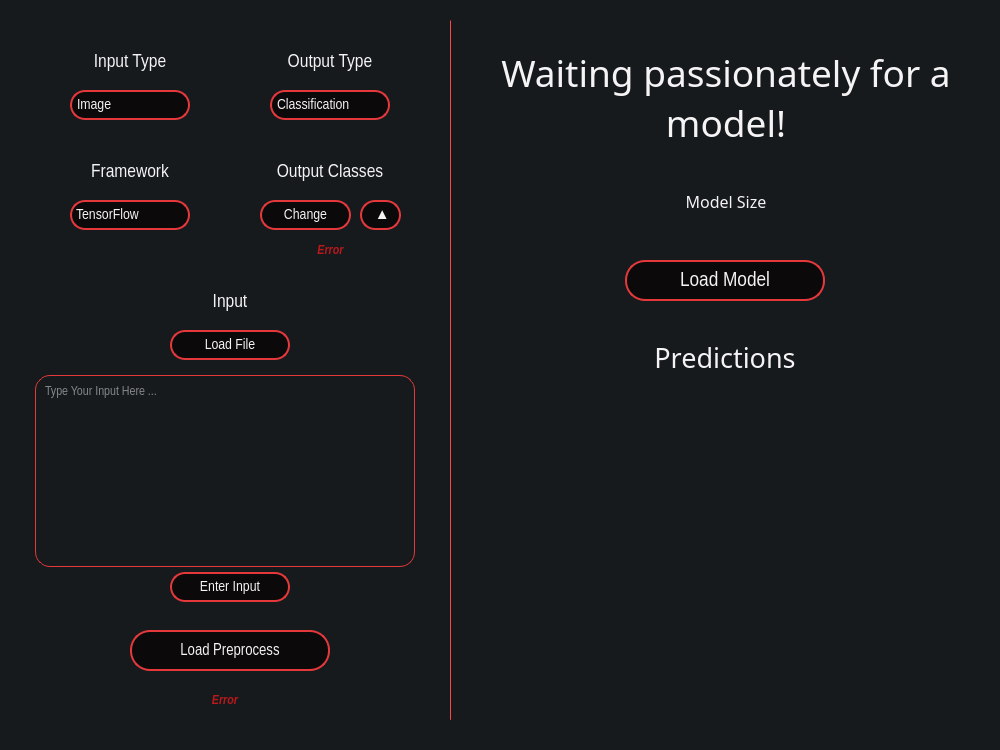
<?xml version="1.0" encoding="UTF-8"?>
<ui version="4.0">
 <class>NN2GUI</class>
 <widget class="QMainWindow" name="NN2GUI">
  <property name="geometry">
   <rect>
    <x>0</x>
    <y>0</y>
    <width>1000</width>
    <height>750</height>
   </rect>
  </property>
  <property name="minimumSize">
   <size>
    <width>1000</width>
    <height>750</height>
   </size>
  </property>
  <property name="maximumSize">
   <size>
    <width>1000</width>
    <height>750</height>
   </size>
  </property>
  <property name="font">
   <font>
    <pointsize>9</pointsize>
   </font>
  </property>
  <property name="windowTitle">
   <string>NN2GUI</string>
  </property>
  <property name="styleSheet">
   <string notr="true">background-color: rgb(22, 26, 29);</string>
  </property>
  <widget class="QWidget" name="centralwidget">
   <widget class="QLabel" name="model_spec">
    <property name="enabled">
     <bool>true</bool>
    </property>
    <property name="geometry">
     <rect>
      <x>480</x>
      <y>190</y>
      <width>492</width>
      <height>31</height>
     </rect>
    </property>
    <property name="sizePolicy">
     <sizepolicy hsizetype="Preferred" vsizetype="Preferred">
      <horstretch>0</horstretch>
      <verstretch>30</verstretch>
     </sizepolicy>
    </property>
    <property name="font">
     <font>
      <family>MV Boli</family>
      <pointsize>12</pointsize>
     </font>
    </property>
    <property name="styleSheet">
     <string notr="true">QLabel {
	color: #F5F3F4;
}</string>
    </property>
    <property name="text">
     <string>Model Size</string>
    </property>
    <property name="textFormat">
     <enum>Qt::PlainText</enum>
    </property>
    <property name="scaledContents">
     <bool>false</bool>
    </property>
    <property name="alignment">
     <set>Qt::AlignHCenter|Qt::AlignTop</set>
    </property>
    <property name="wordWrap">
     <bool>true</bool>
    </property>
   </widget>
   <widget class="QPushButton" name="enter_input">
    <property name="geometry">
     <rect>
      <x>170</x>
      <y>572</y>
      <width>120</width>
      <height>30</height>
     </rect>
    </property>
    <property name="sizePolicy">
     <sizepolicy hsizetype="Preferred" vsizetype="Preferred">
      <horstretch>0</horstretch>
      <verstretch>15</verstretch>
     </sizepolicy>
    </property>
    <property name="font">
     <font>
      <family>Arial Narrow</family>
      <pointsize>11</pointsize>
     </font>
    </property>
    <property name="cursor">
     <cursorShape>PointingHandCursor</cursorShape>
    </property>
    <property name="styleSheet">
     <string notr="true">QPushButton {
    color: #F5F3F4;
    border: 2px solid #E5383B;
    border-radius: 15px;
    background-color: #0B090A;
}

QPushButton:hover {
    background-color: #A4161A;
}

QPushButton:disabled {
	background-color: #BA181B;
}</string>
    </property>
    <property name="text">
     <string>Enter Input</string>
    </property>
   </widget>
   <widget class="QComboBox" name="framework_type">
    <property name="geometry">
     <rect>
      <x>70</x>
      <y>200</y>
      <width>120</width>
      <height>30</height>
     </rect>
    </property>
    <property name="sizePolicy">
     <sizepolicy hsizetype="Minimum" vsizetype="Expanding">
      <horstretch>0</horstretch>
      <verstretch>15</verstretch>
     </sizepolicy>
    </property>
    <property name="font">
     <font>
      <family>Arial Narrow</family>
      <pointsize>11</pointsize>
     </font>
    </property>
    <property name="cursor">
     <cursorShape>PointingHandCursor</cursorShape>
    </property>
    <property name="styleSheet">
     <string notr="true">QComboBox{
	color: #F5F3F4;
    border: 2px solid #E5383B;
    border-radius: 15px;
    background-color: #0B090A;
    padding: 2px;
	padding-left: 4px;
}

QComboBox::drop-down {
	border: 0px;
	width: 0px;
}

QComboBox QAbstractItemView {
    border: 2px solid #E5383B;
    selection-background-color: #A4161A;
	color: #F5F3F4;
	background-color: #0B090A;
	border-radius: 5px;
}

QComboBox:disabled {
	background-color: #BA181B;
}</string>
    </property>
    <property name="sizeAdjustPolicy">
     <enum>QComboBox::AdjustToContentsOnFirstShow</enum>
    </property>
    <item>
     <property name="text">
      <string>TensorFlow</string>
     </property>
    </item>
    <item>
     <property name="text">
      <string>PyTorch</string>
     </property>
    </item>
   </widget>
   <widget class="QLabel" name="label_3">
    <property name="geometry">
     <rect>
      <x>270</x>
      <y>50</y>
      <width>120</width>
      <height>23</height>
     </rect>
    </property>
    <property name="sizePolicy">
     <sizepolicy hsizetype="Minimum" vsizetype="Expanding">
      <horstretch>40</horstretch>
      <verstretch>10</verstretch>
     </sizepolicy>
    </property>
    <property name="font">
     <font>
      <family>Arial Narrow</family>
      <pointsize>14</pointsize>
     </font>
    </property>
    <property name="styleSheet">
     <string notr="true">QLabel {
	color: #F5F3F4;
}</string>
    </property>
    <property name="text">
     <string>Output Type</string>
    </property>
    <property name="alignment">
     <set>Qt::AlignCenter</set>
    </property>
   </widget>
   <widget class="QLabel" name="label_5">
    <property name="geometry">
     <rect>
      <x>170</x>
      <y>290</y>
      <width>120</width>
      <height>23</height>
     </rect>
    </property>
    <property name="sizePolicy">
     <sizepolicy hsizetype="Minimum" vsizetype="Expanding">
      <horstretch>0</horstretch>
      <verstretch>0</verstretch>
     </sizepolicy>
    </property>
    <property name="minimumSize">
     <size>
      <width>0</width>
      <height>0</height>
     </size>
    </property>
    <property name="font">
     <font>
      <family>Arial Narrow</family>
      <pointsize>14</pointsize>
     </font>
    </property>
    <property name="styleSheet">
     <string notr="true">QLabel {
	color: #F5F3F4;
}</string>
    </property>
    <property name="text">
     <string>Input</string>
    </property>
    <property name="alignment">
     <set>Qt::AlignCenter</set>
    </property>
   </widget>
   <widget class="QPushButton" name="output_classes">
    <property name="geometry">
     <rect>
      <x>260</x>
      <y>200</y>
      <width>91</width>
      <height>30</height>
     </rect>
    </property>
    <property name="sizePolicy">
     <sizepolicy hsizetype="Minimum" vsizetype="Expanding">
      <horstretch>0</horstretch>
      <verstretch>15</verstretch>
     </sizepolicy>
    </property>
    <property name="font">
     <font>
      <family>Arial Narrow</family>
      <pointsize>11</pointsize>
     </font>
    </property>
    <property name="cursor">
     <cursorShape>PointingHandCursor</cursorShape>
    </property>
    <property name="styleSheet">
     <string notr="true">QPushButton {
    color: #F5F3F4;
    border: 2px solid #E5383B;
    border-radius: 15px;
    background-color: #0B090A;
}

QPushButton:hover {
    background-color: #A4161A;
}</string>
    </property>
    <property name="text">
     <string>Change</string>
    </property>
   </widget>
   <widget class="QTextEdit" name="input_input">
    <property name="geometry">
     <rect>
      <x>35</x>
      <y>375</y>
      <width>380</width>
      <height>192</height>
     </rect>
    </property>
    <property name="sizePolicy">
     <sizepolicy hsizetype="Preferred" vsizetype="Preferred">
      <horstretch>0</horstretch>
      <verstretch>0</verstretch>
     </sizepolicy>
    </property>
    <property name="minimumSize">
     <size>
      <width>0</width>
      <height>192</height>
     </size>
    </property>
    <property name="font">
     <font>
      <family>Arial Narrow</family>
      <pointsize>10</pointsize>
     </font>
    </property>
    <property name="styleSheet">
     <string notr="true">QTextEdit {
	border-radius: 15px;
	border: 1px solid #E5383B;
	padding: 5px;
	color: #F5F3F4;
}

QTextEdit:disabled {
	background-color: #BA181B;
}</string>
    </property>
    <property name="verticalScrollBarPolicy">
     <enum>Qt::ScrollBarAlwaysOff</enum>
    </property>
    <property name="horizontalScrollBarPolicy">
     <enum>Qt::ScrollBarAlwaysOff</enum>
    </property>
    <property name="acceptRichText">
     <bool>true</bool>
    </property>
    <property name="placeholderText">
     <string>Type Your Input Here ...</string>
    </property>
   </widget>
   <widget class="QComboBox" name="input_type">
    <property name="geometry">
     <rect>
      <x>70</x>
      <y>90</y>
      <width>120</width>
      <height>30</height>
     </rect>
    </property>
    <property name="sizePolicy">
     <sizepolicy hsizetype="Minimum" vsizetype="Expanding">
      <horstretch>0</horstretch>
      <verstretch>15</verstretch>
     </sizepolicy>
    </property>
    <property name="font">
     <font>
      <family>Arial Narrow</family>
      <pointsize>11</pointsize>
     </font>
    </property>
    <property name="cursor">
     <cursorShape>PointingHandCursor</cursorShape>
    </property>
    <property name="styleSheet">
     <string notr="true">QComboBox{
	color: #F5F3F4;
    border: 2px solid #E5383B;
    border-radius: 15px;
    background-color: #0B090A;
    padding: 2px;
	padding-left: 5px;
}

QComboBox::drop-down {
	border: 0px;
	width: 0px;
}

QComboBox::down-arrow {
	width: 5px;
	height: 5px;
	image: url(:/gallery/arrow-down.png);
}

QComboBox QAbstractItemView {
    border: 2px solid #E5383B;
    selection-background-color: #A4161A;
	color: #F5F3F4;
	background-color: #0B090A;
	border-radius: 5px;
}</string>
    </property>
    <property name="sizeAdjustPolicy">
     <enum>QComboBox::AdjustToMinimumContentsLengthWithIcon</enum>
    </property>
    <item>
     <property name="text">
      <string>Image</string>
     </property>
    </item>
    <item>
     <property name="text">
      <string>Tabular</string>
     </property>
    </item>
    <item>
     <property name="text">
      <string>Text</string>
     </property>
    </item>
    <item>
     <property name="text">
      <string>Other</string>
     </property>
    </item>
   </widget>
   <widget class="QComboBox" name="output_type">
    <property name="geometry">
     <rect>
      <x>270</x>
      <y>90</y>
      <width>120</width>
      <height>30</height>
     </rect>
    </property>
    <property name="sizePolicy">
     <sizepolicy hsizetype="Expanding" vsizetype="Expanding">
      <horstretch>0</horstretch>
      <verstretch>15</verstretch>
     </sizepolicy>
    </property>
    <property name="font">
     <font>
      <family>Arial Narrow</family>
      <pointsize>11</pointsize>
     </font>
    </property>
    <property name="cursor">
     <cursorShape>PointingHandCursor</cursorShape>
    </property>
    <property name="styleSheet">
     <string notr="true">QComboBox{
	color: #F5F3F4;
    border: 2px solid #E5383B;
    border-radius: 15px;
    background-color: #0B090A;
    padding: 2px;
	padding-left: 5px;
}

QComboBox::drop-down {
	border: 0px;
	width: 0px;
}

QComboBox::down-arrow {
	width: 5px;
	height: 5px;
	image: url(:/gallery/arrow-down.png);
}

QComboBox QAbstractItemView {
    border: 2px solid #E5383B;
    selection-background-color: #A4161A;
	color: #F5F3F4;
	background-color: #0B090A;
	border-radius: 5px;
}</string>
    </property>
    <property name="sizeAdjustPolicy">
     <enum>QComboBox::AdjustToMinimumContentsLengthWithIcon</enum>
    </property>
    <item>
     <property name="text">
      <string>Classification</string>
     </property>
    </item>
    <item>
     <property name="text">
      <string>Regression</string>
     </property>
    </item>
   </widget>
   <widget class="QLabel" name="label">
    <property name="geometry">
     <rect>
      <x>70</x>
      <y>50</y>
      <width>120</width>
      <height>23</height>
     </rect>
    </property>
    <property name="sizePolicy">
     <sizepolicy hsizetype="Minimum" vsizetype="Expanding">
      <horstretch>40</horstretch>
      <verstretch>10</verstretch>
     </sizepolicy>
    </property>
    <property name="font">
     <font>
      <family>Arial Narrow</family>
      <pointsize>14</pointsize>
     </font>
    </property>
    <property name="styleSheet">
     <string notr="true">QLabel {
	color: #F5F3F4;
}</string>
    </property>
    <property name="text">
     <string>Input Type</string>
    </property>
    <property name="alignment">
     <set>Qt::AlignCenter</set>
    </property>
   </widget>
   <widget class="QPushButton" name="load_input">
    <property name="geometry">
     <rect>
      <x>170</x>
      <y>330</y>
      <width>120</width>
      <height>30</height>
     </rect>
    </property>
    <property name="sizePolicy">
     <sizepolicy hsizetype="Preferred" vsizetype="Preferred">
      <horstretch>0</horstretch>
      <verstretch>15</verstretch>
     </sizepolicy>
    </property>
    <property name="font">
     <font>
      <family>Arial Narrow</family>
      <pointsize>11</pointsize>
     </font>
    </property>
    <property name="cursor">
     <cursorShape>PointingHandCursor</cursorShape>
    </property>
    <property name="styleSheet">
     <string notr="true">QPushButton {
    color: #F5F3F4;
    border: 2px solid #E5383B;
    border-radius: 15px;
    background-color: #0B090A;
}

QPushButton:hover {
    background-color: #A4161A;
}

QPushButton:disabled {
	background-color: #BA181B;
}</string>
    </property>
    <property name="text">
     <string>Load File</string>
    </property>
   </widget>
   <widget class="QPushButton" name="load_preprocess">
    <property name="geometry">
     <rect>
      <x>130</x>
      <y>630</y>
      <width>200</width>
      <height>41</height>
     </rect>
    </property>
    <property name="sizePolicy">
     <sizepolicy hsizetype="Minimum" vsizetype="Expanding">
      <horstretch>0</horstretch>
      <verstretch>15</verstretch>
     </sizepolicy>
    </property>
    <property name="font">
     <font>
      <family>Arial Narrow</family>
      <pointsize>12</pointsize>
     </font>
    </property>
    <property name="cursor">
     <cursorShape>PointingHandCursor</cursorShape>
    </property>
    <property name="styleSheet">
     <string notr="true">QPushButton {
    color: #F5F3F4;
    border: 2px solid #E5383B;
    border-radius: 20px;
    background-color: #0B090A;
}

QPushButton:hover {
    background-color: #A4161A;
}</string>
    </property>
    <property name="text">
     <string>Load Preprocess</string>
    </property>
   </widget>
   <widget class="QLabel" name="output_classes_label">
    <property name="geometry">
     <rect>
      <x>270</x>
      <y>160</y>
      <width>120</width>
      <height>23</height>
     </rect>
    </property>
    <property name="sizePolicy">
     <sizepolicy hsizetype="Minimum" vsizetype="Expanding">
      <horstretch>40</horstretch>
      <verstretch>10</verstretch>
     </sizepolicy>
    </property>
    <property name="font">
     <font>
      <family>Arial Narrow</family>
      <pointsize>14</pointsize>
     </font>
    </property>
    <property name="styleSheet">
     <string notr="true">QLabel {
	color: #F5F3F4;
}</string>
    </property>
    <property name="text">
     <string>Output Classes</string>
    </property>
    <property name="alignment">
     <set>Qt::AlignCenter</set>
    </property>
   </widget>
   <widget class="QLabel" name="label_2">
    <property name="geometry">
     <rect>
      <x>70</x>
      <y>160</y>
      <width>120</width>
      <height>23</height>
     </rect>
    </property>
    <property name="sizePolicy">
     <sizepolicy hsizetype="Minimum" vsizetype="Expanding">
      <horstretch>40</horstretch>
      <verstretch>10</verstretch>
     </sizepolicy>
    </property>
    <property name="font">
     <font>
      <family>Arial Narrow</family>
      <pointsize>14</pointsize>
     </font>
    </property>
    <property name="styleSheet">
     <string notr="true">QLabel {
	color: #F5F3F4;
}</string>
    </property>
    <property name="text">
     <string>Framework</string>
    </property>
    <property name="alignment">
     <set>Qt::AlignCenter</set>
    </property>
   </widget>
   <widget class="QLabel" name="load_preprocess_error">
    <property name="geometry">
     <rect>
      <x>35</x>
      <y>690</y>
      <width>380</width>
      <height>20</height>
     </rect>
    </property>
    <property name="sizePolicy">
     <sizepolicy hsizetype="Preferred" vsizetype="Preferred">
      <horstretch>0</horstretch>
      <verstretch>0</verstretch>
     </sizepolicy>
    </property>
    <property name="font">
     <font>
      <family>Arial Narrow</family>
      <pointsize>10</pointsize>
      <weight>75</weight>
      <italic>true</italic>
      <bold>true</bold>
     </font>
    </property>
    <property name="styleSheet">
     <string notr="true">QLabel {
	color: #BA181B;
}</string>
    </property>
    <property name="text">
     <string>Error</string>
    </property>
    <property name="alignment">
     <set>Qt::AlignCenter</set>
    </property>
   </widget>
   <widget class="QLabel" name="predictions">
    <property name="enabled">
     <bool>true</bool>
    </property>
    <property name="geometry">
     <rect>
      <x>480</x>
      <y>400</y>
      <width>492</width>
      <height>301</height>
     </rect>
    </property>
    <property name="sizePolicy">
     <sizepolicy hsizetype="Preferred" vsizetype="Preferred">
      <horstretch>0</horstretch>
      <verstretch>30</verstretch>
     </sizepolicy>
    </property>
    <property name="font">
     <font>
      <family>MV Boli</family>
      <pointsize>12</pointsize>
     </font>
    </property>
    <property name="styleSheet">
     <string notr="true">QLabel {
	color: #F5F3F4;
}</string>
    </property>
    <property name="text">
     <string/>
    </property>
    <property name="textFormat">
     <enum>Qt::PlainText</enum>
    </property>
    <property name="scaledContents">
     <bool>false</bool>
    </property>
    <property name="alignment">
     <set>Qt::AlignLeading|Qt::AlignLeft|Qt::AlignTop</set>
    </property>
    <property name="wordWrap">
     <bool>true</bool>
    </property>
   </widget>
   <widget class="QLabel" name="predictions_info">
    <property name="geometry">
     <rect>
      <x>645</x>
      <y>340</y>
      <width>160</width>
      <height>34</height>
     </rect>
    </property>
    <property name="sizePolicy">
     <sizepolicy hsizetype="Preferred" vsizetype="Preferred">
      <horstretch>0</horstretch>
      <verstretch>5</verstretch>
     </sizepolicy>
    </property>
    <property name="font">
     <font>
      <family>MV Boli</family>
      <pointsize>20</pointsize>
     </font>
    </property>
    <property name="styleSheet">
     <string notr="true">QLabel {
	color: #F5F3F4;
}</string>
    </property>
    <property name="text">
     <string>Predictions</string>
    </property>
    <property name="textFormat">
     <enum>Qt::PlainText</enum>
    </property>
    <property name="scaledContents">
     <bool>false</bool>
    </property>
    <property name="alignment">
     <set>Qt::AlignCenter</set>
    </property>
    <property name="wordWrap">
     <bool>true</bool>
    </property>
   </widget>
   <widget class="Line" name="line">
    <property name="geometry">
     <rect>
      <x>450</x>
      <y>20</y>
      <width>1</width>
      <height>700</height>
     </rect>
    </property>
    <property name="styleSheet">
     <string notr="true">QFrame{
	background-color: #E5383B;
}</string>
    </property>
    <property name="orientation">
     <enum>Qt::Vertical</enum>
    </property>
   </widget>
   <widget class="QPushButton" name="load_model">
    <property name="geometry">
     <rect>
      <x>625</x>
      <y>260</y>
      <width>200</width>
      <height>41</height>
     </rect>
    </property>
    <property name="sizePolicy">
     <sizepolicy hsizetype="Preferred" vsizetype="Preferred">
      <horstretch>0</horstretch>
      <verstretch>5</verstretch>
     </sizepolicy>
    </property>
    <property name="font">
     <font>
      <family>Arial Narrow</family>
      <pointsize>16</pointsize>
     </font>
    </property>
    <property name="cursor">
     <cursorShape>PointingHandCursor</cursorShape>
    </property>
    <property name="styleSheet">
     <string notr="true">QPushButton {
    color: #F5F3F4;
    border: 2px solid #E5383B;
    border-radius: 20px;
    background-color: #0B090A;
}

QPushButton:hover {
    background-color: #A4161A;
}</string>
    </property>
    <property name="text">
     <string>Load Model</string>
    </property>
   </widget>
   <widget class="QLabel" name="model_info">
    <property name="geometry">
     <rect>
      <x>480</x>
      <y>37</y>
      <width>492</width>
      <height>121</height>
     </rect>
    </property>
    <property name="sizePolicy">
     <sizepolicy hsizetype="Preferred" vsizetype="Preferred">
      <horstretch>0</horstretch>
      <verstretch>40</verstretch>
     </sizepolicy>
    </property>
    <property name="minimumSize">
     <size>
      <width>480</width>
      <height>0</height>
     </size>
    </property>
    <property name="font">
     <font>
      <family>MV Boli</family>
      <pointsize>28</pointsize>
     </font>
    </property>
    <property name="styleSheet">
     <string notr="true">QLabel {
	color: #F5F3F4;
}</string>
    </property>
    <property name="text">
     <string>Waiting passionately for a model!</string>
    </property>
    <property name="textFormat">
     <enum>Qt::PlainText</enum>
    </property>
    <property name="scaledContents">
     <bool>false</bool>
    </property>
    <property name="alignment">
     <set>Qt::AlignCenter</set>
    </property>
    <property name="wordWrap">
     <bool>true</bool>
    </property>
   </widget>
   <widget class="QPushButton" name="load_classes">
    <property name="geometry">
     <rect>
      <x>360</x>
      <y>200</y>
      <width>41</width>
      <height>30</height>
     </rect>
    </property>
    <property name="sizePolicy">
     <sizepolicy hsizetype="Preferred" vsizetype="Preferred">
      <horstretch>0</horstretch>
      <verstretch>15</verstretch>
     </sizepolicy>
    </property>
    <property name="font">
     <font>
      <family>Arial Narrow</family>
      <pointsize>11</pointsize>
     </font>
    </property>
    <property name="cursor">
     <cursorShape>PointingHandCursor</cursorShape>
    </property>
    <property name="styleSheet">
     <string notr="true">QPushButton {
    color: #F5F3F4;
    border: 2px solid #E5383B;
    border-radius: 15px;
    background-color: #0B090A;
}

QPushButton:hover {
    background-color: #A4161A;
}

QPushButton:disabled {
	background-color: #BA181B;
}</string>
    </property>
    <property name="text">
     <string> ▲</string>
    </property>
   </widget>
   <widget class="QLabel" name="load_classes_error">
    <property name="geometry">
     <rect>
      <x>240</x>
      <y>240</y>
      <width>181</width>
      <height>20</height>
     </rect>
    </property>
    <property name="sizePolicy">
     <sizepolicy hsizetype="Preferred" vsizetype="Preferred">
      <horstretch>0</horstretch>
      <verstretch>0</verstretch>
     </sizepolicy>
    </property>
    <property name="font">
     <font>
      <family>Arial Narrow</family>
      <pointsize>10</pointsize>
      <weight>75</weight>
      <italic>true</italic>
      <bold>true</bold>
     </font>
    </property>
    <property name="styleSheet">
     <string notr="true">QLabel {
	color: #BA181B;
}</string>
    </property>
    <property name="text">
     <string>Error</string>
    </property>
    <property name="alignment">
     <set>Qt::AlignCenter</set>
    </property>
   </widget>
  </widget>
  <widget class="QStatusBar" name="statusbar"/>
 </widget>
 <resources/>
 <connections/>
</ui>
